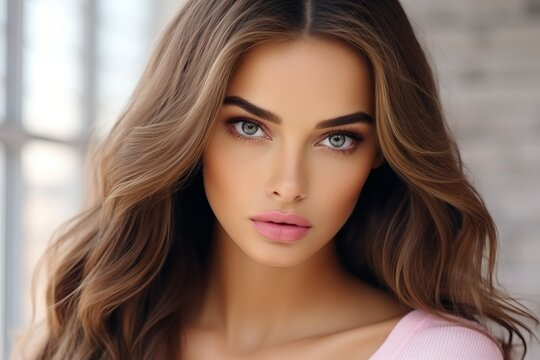
#> input picture Day 62/face.jpg, 540 x 360 px
$ python object.py
#> lines starting #> are read from the running program, lines starting #| are printed output that depends on the picture; after the words box and inside, x2 and y2 are one past the last pixel; in counts of white or black regions, pixels touching at a corner belong together
import cv2
import matplotlib.pyplot as plt

#load the pretrained classifier of haar cascade classifier

face_cascade=cv2.CascadeClassifier(cv2.data.haarcascades +'haarcascade_frontalface_default.xml')

#upload an image for test
image=cv2.imread('face.jpg')
#> image is the input picture: shape (360, 540, 3); mean B, G, R 104.7, 116.9, 141.4

grey_image=cv2.cvtColor(image,cv2.COLOR_BGR2GRAY)
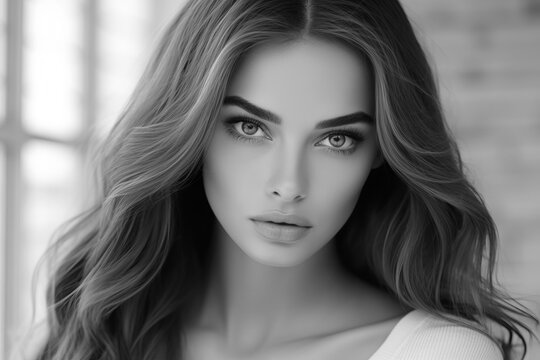
#> grey_image: shape (360, 540); min 0, max 255, mean 122.8
faces=face_cascade.detectMultiScale(grey_image,scaleFactor=1.1,minNeighbors=5,minSize=(30,30))
#> faces = [[191, 59, 202, 202]]

print(f"no of face detected:{len(faces)}")
#| no of face detected:1

for(x,y,w,h) in faces:
    cv2.rectangle(image,(x,y),(x+w,y+h),(255,0,0),2)
#> this loop made 1 pass
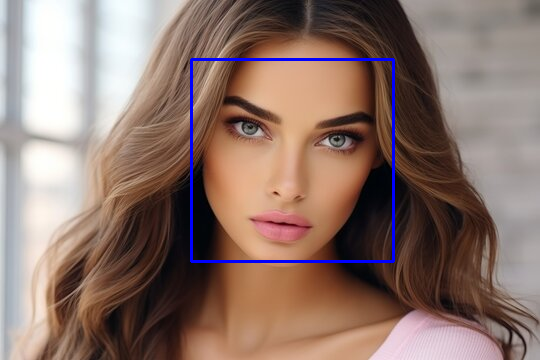
#> image: shape (360, 540, 3); 1.24% of pixels changed, all inside (x1, y1, x2, y2) = (190, 58, 395, 263)

img_rgb=cv2.cvtColor(image,cv2.COLOR_BGR2RGB)

plt.imshow(img_rgb)
plt.axis('off')
plt.show()
